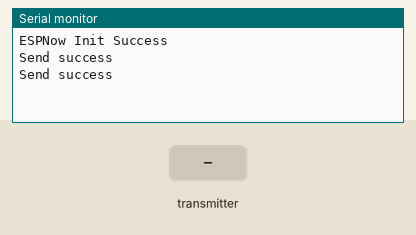
Recording of a program running on a simulated ESP32. Parts: the last lines printed to the serial monitor. The test bench sets the inputs (shaded band). A WiFi scan finds three made-up networks.

Above: at 3.2 s.
3.3 s: the transmitter starts sending id = 0
At 3.61 s:
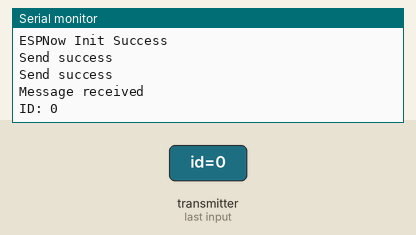
4.8 s: the transmitter starts sending id = 64
At 5.61 s:
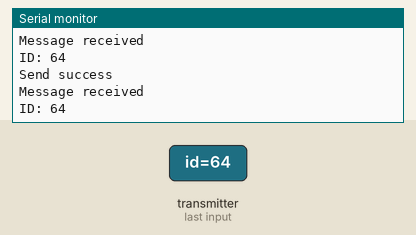

The program:

main.cpp
```cpp
#include <Arduino.h>
#include <WiFi.h>
#include <esp_now.h>
#include <freertos/FreeRTOS.h>
#include <freertos/task.h>
#include <freertos/event_groups.h>
#include <Adafruit_AHTX0.h>
#include <ArduinoJson.h>
#include "esp_wifi.h"

#include "main.h"

EventGroupHandle_t pair_status;
uint8_t broadcast_mac[] = {0xFF, 0xFF, 0xFF, 0xFF, 0xFF, 0xFF};
uint8_t mac[6];
uint8_t gateway_mac[6];
Adafruit_AHTX0 aht;
typedef struct esp_now_msg_t
{
    uint8_t data[128];
    msg_type type;
    uint8_t id = ID;
} esp_now_msg_t;

void pair_task(void *pvParameters);
void sensor_getdata(void *pvParameters);
void espnow_send_msg(esp_now_msg_t msg, uint8_t *mac);

void msg_send_cb(const uint8_t *mac, esp_now_send_status_t sendStatus)
{

    switch (sendStatus)
    {
    case ESP_NOW_SEND_SUCCESS:
        /* code here */
        Serial.println("Send success");
        break;

    case ESP_NOW_SEND_FAIL:
        /* code here */
        Serial.println("Send fail");
        break;

    default:
        break;
    }
}

void msg_recv_cb(const uint8_t *mac_addr, const uint8_t *data, int len)
{
    /* code here */
    Serial.println("Message received");
    esp_now_msg_t msg;
    memcpy(&msg, data, sizeof(esp_now_msg_t));
    Serial.printf("ID: %d\n", msg.id);
    switch (msg.type)
    {
    case PAIRING:
        break;
    case PAIRING_RESPONSE:
        if (msg.id == 0)
        {
            memcpy(gateway_mac, msg.data, 6);
            esp_now_peer_info_t peer_info;
            peer_info.channel = 0;
            memcpy(peer_info.peer_addr, gateway_mac, 6);
            peer_info.encrypt = false;
            peer_info.ifidx = WIFI_IF_STA;

            if (esp_now_add_peer(&peer_info) != ESP_OK)
            {
                Serial.println("Could not add peer");
            }
            else
            {
                xEventGroupSetBits(pair_status, PAIRED);
            }
        }
        break;
    case DATA:
        break;
    default:
        break;
    }
}

void espnow_init(void)
{
    // Puts ESP in STATION MODE
    Wire.begin(SDA_GPIO_PIN, SCL_GPIO_PIN);
    aht.begin();
    WiFi.mode(WIFI_STA);

    if (esp_now_init() != 0)
    {
        return;
    }
    else
    {
        Serial.println("ESPNow Init Success");
    }
    esp_now_peer_info_t peer_info;
    peer_info.channel = 0;
    peer_info.ifidx = WIFI_IF_STA;
    memcpy(peer_info.peer_addr, broadcast_mac, 6);
    peer_info.encrypt = false;
    if (esp_now_add_peer(&peer_info) != ESP_OK)
    {
        Serial.println("Could not add peer");
    }
    // Set up callback
    if (esp_now_register_recv_cb(msg_recv_cb) != ESP_OK)
    {
        Serial.println("Could not register callback");
    }

    if (esp_now_register_send_cb(msg_send_cb) != ESP_OK)
    {
        Serial.println("Could not register callback");
    }
}

// ESPNOW send messsage
void espnow_send_msg(esp_now_msg_t msg, uint8_t *mac)
{
    uint8_t packet_size = sizeof(esp_now_msg_t);
    uint8_t msg_data[packet_size];
    memcpy(&msg_data[0], &msg, sizeof(esp_now_msg_t));

    esp_err_t status = esp_now_send(mac, msg_data, sizeof(esp_now_msg_t));
    if (ESP_OK != status)
    {
        Serial.println("Error sending message");
    }
}

int32_t getWiFiChannel(const char *ssid)
{
    if (int32_t n = WiFi.scanNetworks())
    {
        for (uint8_t i = 0; i < n; i++)
        {
            if (!strcmp(ssid, WiFi.SSID(i).c_str()))
            {
                return WiFi.channel(i);
            }
        }
    }
    return 0;
}

void setup()
{
    // put your setup code here, to run once:
    Serial.begin(9600);

    WiFi.mode(WIFI_STA);
    int32_t channel = getWiFiChannel("DESKTOP-OI97DKV 6851");
    esp_wifi_set_channel(channel, WIFI_SECOND_CHAN_NONE);

    aht.begin();

    pair_status = xEventGroupCreate();

    esp_read_mac(mac, ESP_MAC_WIFI_STA);
    espnow_init();

    xTaskCreatePinnedToCore(pair_task, "pair_task", 2048, NULL, 1, NULL, 0);
    xTaskCreatePinnedToCore(sensor_getdata, "sensor_getdata", 2560, NULL, 1, NULL, 0);
}

void loop()
{
    // put your main code here, to run repeatedly:
}

void pair_task(void *pvParameters)
{
    /* setup-code */
    esp_now_msg_t msg;
    msg.type = PAIRING;
    memcpy(msg.data, mac, 6);
    for (;;)
    {
        if (xEventGroupGetBits(pair_status) & PAIRED)
        {
            // do nothing
        }
        else
        {
            espnow_send_msg(msg, broadcast_mac);
        }
        vTaskDelay(pdTICKS_TO_MS(1000));
    }
}

void sensor_getdata(void *pvParameters)
{
    /* setup-code */
    sensors_event_t humidity, temp;
    esp_now_msg_t msg;
    msg.type = DATA;
    // sprintf((char *)msg.data, "Hello world");
    DynamicJsonDocument doc(64);
    doc["node"] = ID;
    for (;;)
    {
        /* loop */
        xEventGroupWaitBits(pair_status, PAIRED, pdFALSE, pdFALSE, portMAX_DELAY);
        aht.getEvent(&humidity, &temp);
        Serial.printf("Temp: %f Hump: %f\n", temp.temperature, humidity.relative_humidity);
        doc["temp"] = temp.temperature;
        doc["humidity"] = humidity.relative_humidity;
        doc.as<String>().toCharArray((char *)msg.data, sizeof(msg.data));
        espnow_send_msg(msg, gateway_mac);
        vTaskDelay(pdTICKS_TO_MS(5000));
    }
}
```

main.h
```cpp
#ifndef __MAIN__
#define __MAIN__

#define SDA_GPIO_PIN 23
#define SCL_GPIO_PIN 22
#define ID 1
#define PAIRED (1 << 0)
enum msg_type
{
    PAIRING,
    PAIRING_RESPONSE,
    DATA,
    DATA_RESPONSE,
};

#endif // !__MAIN__
```

Measured:
- after the input at 3.3 s, the serial monitor: prints a new line at once (image 1)
- after the input at 4.8 s, the serial monitor: prints a new line at once (image 2)
